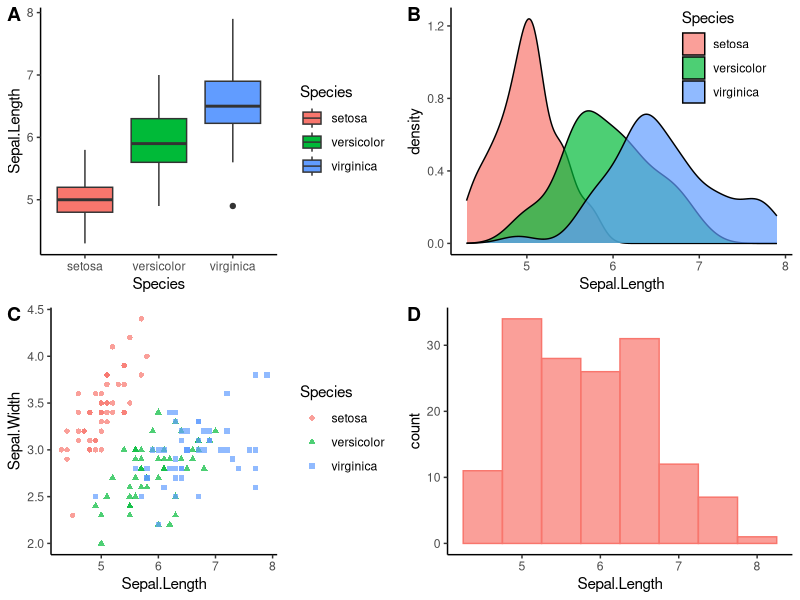

Source code (R): (Note: this script raises an error after producing the figure.)
## ---- chunk 1
knitr::opts_chunk$set(echo = TRUE)
## ---- chunk 2
library(cowplot)
library(ggplot2)
## ---- chunk 3
iris1 <- ggplot(iris, aes(x = Species, y = Sepal.Length, fill = Species)) +
  geom_boxplot() + 
  theme_classic()

iris2 <- ggplot(iris, aes(x = Sepal.Length, fill = Species)) +
  geom_density(alpha = 0.7) + 
  theme_classic() +
  theme(legend.position = c(0.8, 0.8))


iris3 <- ggplot(iris, aes(x = Sepal.Length, y = Sepal.Width, shape=Species, color=Species)) +
  geom_point(alpha = 0.7) + 
  theme_classic()

iris4 <- ggplot(iris, aes(x = Sepal.Length, colour="black", fill = "lightblue")) +
  geom_histogram(binwidth = 0.5, alpha = 0.7) +
  guides(colour = FALSE, fill = FALSE)+
  theme_classic() 

plot_grid(iris1, iris2, iris3, iris4, labels = "AUTO")
## ---- chunk 4
knitr::include_graphics("IMAGE/Sample vs population.png")
